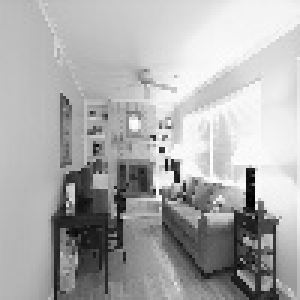
#> input picture haar_cascade/neg/1.jpg, 100 x 100 px, given in place of cut_tiger.avi, which was not available (shown 3 times larger)
$ python stream_segment_track.py   (Python 2 division)
#> lines starting #> are read from the running program, lines starting #| are printed output that depends on the picture; after the words box and inside, x2 and y2 are one past the last pixel; in counts of white or black regions, pixels touching at a corner belong together; pictures that were not available may be replaced by others from this repository, and a replacement may not be noted
import matplotlib.pyplot as plt
from sklearn.cluster import DBSCAN
import cv2
import numpy as np
import time
from skimage import morphology
from skimage.filters import threshold_otsu
import names

DEBUG = False
MIN_MATCH_COUNT = 10
depth_threshold = 255
cap = cv2.VideoCapture('cut_tiger.avi')

def create_mask(gray):
    mask1 = gray_image < threshold_otsu(gray_image)
    mask2 = gray_image > threshold_otsu(gray_image)
    mask = mask1 if np.sum(mask1) < np.sum(mask2) else mask2

    mask = morphology.remove_small_objects(mask * depth_threshold, 50)
    mask = np.asarray(mask)
    # make 3d
    mask = mask.reshape(mask.shape[0],mask.shape[1],1).astype(np.uint8)
    # print mask.dtype
    mask = cv2.cvtColor(mask, cv2.COLOR_GRAY2BGR)
    return mask


# [44 lines left out: functions create_sift, debug_show, not called in this run]

def new_name():
    return str(names.get_full_name())

class Box:
    def __init__(self, x, y, w, h):
        self.x = x
        self.y = y
        self.w = w
        self.h = h
        self.crop = None

    def update(self, frame):
        self.crop = frame[self.x:self.x+self.w, self.y:self.y+self.h]

    # [27 lines left out: function is_match, not called in this run]

coke = cv2.imread("coke.jpg")

font = cv2.FONT_HERSHEY_SIMPLEX
previous_crops = []
current_bounding_boxes = {}
n = 0
while(cap.isOpened()):
    # time.sleep(.3)


    frame_start = time.time()
    ret, frame = cap.read()
#> frame is the input picture: shape (100, 100, 3); min 0, max 255, mean 172.5

    # resize
    # frame = cv2.resize(frame, None, fx=0.25, fy=0.25, interpolation=cv2.INTER_NEAREST)
    cv2.circle(frame,(100,100), 64, (200,0,200), -1)
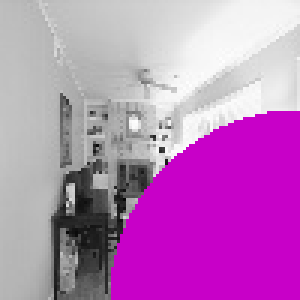
#> frame: shape (100, 100, 3) (shown 3 times larger); mean B, G, R 186.8, 123.8, 186.8
    n+=1
    if n>5 and n<10:
        frame[400:400+coke.shape[0], 50:50+coke.shape[1]] = coke


    gray_image = cv2.cvtColor(frame, cv2.COLOR_BGR2GRAY)
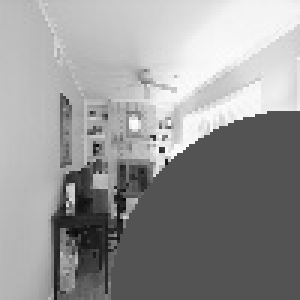
#> gray_image: shape (100, 100) (shown 3 times larger); min 6, max 254, mean 149.9

    mask = create_mask(gray_image)
#> in create_mask, `mask1 = gray_image < threshold_otsu(gray_image)`:
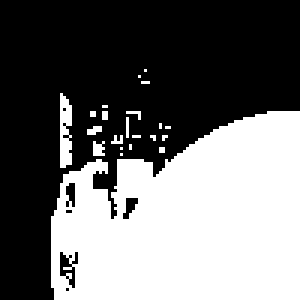
#> mask1: shape (100, 100) bool (shown 3 times larger); 42.8% white; 22 white regions (20 under 20 px), largest, box (x1, y1, x2, y2) and area: (17, 37, 100, 100) 4107, (20, 31, 24, 56) 81
#> in create_mask, `mask2 = gray_image > threshold_otsu(gray_image)`: mask2: shape (100, 100) bool; 57.2% white; 22 black regions (20 under 20 px), largest, box (x1, y1, x2, y2) and area: (17, 37, 100, 100) 4109, (20, 31, 24, 56) 82

    labimg = cv2.cvtColor(mask, cv2.COLOR_BGR2LAB)
#> labimg: shape (100, 100, 3); mean of channels 0, 1, 2 109, 128, 128
    labimg = cv2.resize(mask, None, fx=0.1, fy=0.1, interpolation=cv2.INTER_NEAREST)
    rows, cols, channels = labimg.shape
#> rows = 10; cols = 10; channels = 3

    # create feature_image
    indices = np.dstack(np.indices(labimg.shape[:2]))
    xycolors = np.concatenate((labimg, indices), axis=-1)
    feature_image = np.reshape(xycolors, [-1,5])
#> feature_image = 100 rows, first 6: [0, 0, 0, 0, 0], [0, 0, 0, 0, 1], [0, 0, 0, 0, 2], [0, 0, 0, 0, 3], [0, 0, 0, 0, 4], [0, 0, 0, 0, 5]

    # perform dbscan
    # 17 for 0.5
    # 10 for 0.25
    start =  time.time()
    db = DBSCAN(eps=17, min_samples=50, metric = 'euclidean',algorithm ='auto')
    db.fit(feature_image)
    print time.time() - start

    # reshape using dbscan labels
    labels = db.labels_
    reshaped_img = np.reshape(labels, [rows, cols])

    # gets all points from the cluster
    all_points = {}
    unique, counts = np.unique(labels, return_counts=True)
    for label in unique:
        x, y =  np.where(reshaped_img == label)
        points =  np.column_stack((x, y))
        all_points[label] = points
        # x,y,w,h = cv2.boundingRect(points)
        # cv2.rectangle(labimg,(y,x),(y+h, x+w),100,1)

    # reform the size of the bounding box
    bounding_boxes = {}
    for key, value in all_points.items():
        x,y,w,h = cv2.boundingRect(value)
        x *= 10
        y *= 10
        w *= 10
        h *= 10
        bounding_boxes[key] = Box(x, y, w, h)
        bounding_boxes[key].update(frame)
        cv2.rectangle(frame,(y,x),(y+h, x+w),(255,255,255),1)
#> this loop made 2 passes
#> pass 1, in update, `self.crop = frame[self.x:self.x+self.w, self.y:self.y+self.h]`:
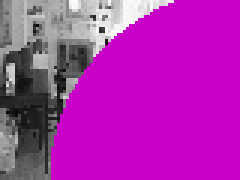
#> self.crop: shape (60, 80, 3) (shown 3 times larger); mean B, G, R 172.3, 43, 172.3
#> after the loop:
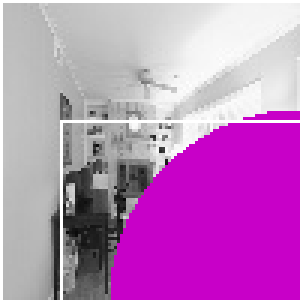
#> frame: shape (100, 100, 3) (shown 3 times larger); 3.38% of pixels changed, all inside (x1, y1, x2, y2) = (0, 0, 100, 100)
#> after the loop, bounding_boxes = 2 items


    # removes the whole frame from the bounding boxes
    try:
        del bounding_boxes[0]
    except:
        pass

    # If the current boxes are empty (first frame has started)
    print "******************* ", current_bounding_boxes
    if not current_bounding_boxes:
        print "inside"
        temp_boxes = bounding_boxes.copy()
#> temp_boxes = 1 item
        for key in temp_boxes.keys():
#> (the run stopped early here; a loop or call above may not have finished)

$ run again, on haar_cascade/neg/10.jpg
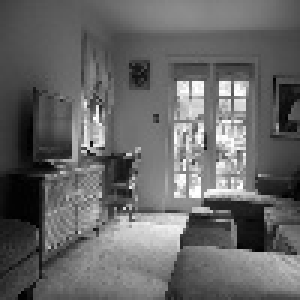
#> input picture haar_cascade/neg/10.jpg, 100 x 100 px, given in place of cut_tiger.avi, which was not available (shown 3 times larger)
#> frame is the input picture: shape (100, 100, 3); min 0, max 255, mean 102.2
#> in create_mask, `mask1 = gray_image < threshold_otsu(gray_image)`:
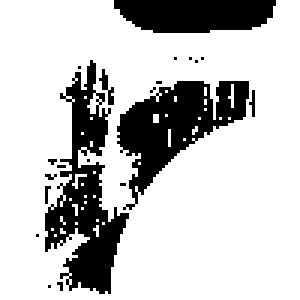
#> mask1: shape (100, 100) bool (shown 3 times larger); 77.1% white; 21 black regions (17 under 20 px), largest, box (x1, y1, x2, y2) and area: (15, 20, 43, 98) 908, (39, 27, 83, 70) 810, (38, 0, 92, 11) 503, (33, 23, 38, 35) 23
#> mask2: shape (100, 100) bool; 22.3% white; 20 white regions (16 under 20 px), largest, box (x1, y1, x2, y2) and area: (15, 20, 43, 98) 886, (39, 27, 71, 70) 656, (38, 0, 92, 11) 494, (72, 27, 83, 43) 129
#> labimg: shape (100, 100, 3); mean of channels 0, 1, 2 56.8, 128, 128
#> feature_image = 100 rows, first 6: [0, 0, 0, 0, 0], [0, 0, 0, 0, 1], [0, 0, 0, 0, 2], [0, 0, 0, 0, 3], [255, 255, 255, 0, 4], [255, 255, 255, 0, 5]
#> after the loop `for key, value in all_points.items():`:
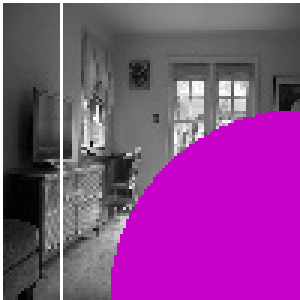
#> frame: shape (100, 100, 3) (shown 3 times larger); mean B, G, R 133.5, 70.5, 133.5
#> after the loop `for key, value in all_points.items():`: bounding_boxes = 2 items
#> temp_boxes = 1 item

$ run again, on haar_cascade/neg/11.jpg
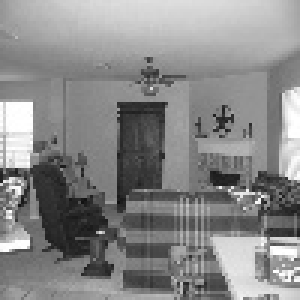
#> input picture haar_cascade/neg/11.jpg, 100 x 100 px, given in place of cut_tiger.avi, which was not available (shown 3 times larger)
#> frame is the input picture: shape (100, 100, 3); min 15, max 255, mean 136.6
#> in create_mask, `mask1 = gray_image < threshold_otsu(gray_image)`:
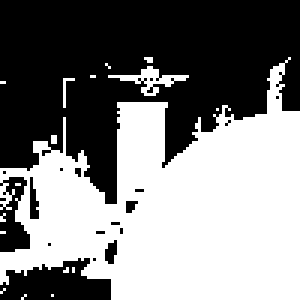
#> mask1: shape (100, 100) bool (shown 3 times larger); 50.1% white; 19 black regions (14 under 20 px), largest, box (x1, y1, x2, y2) and area: (0, 0, 100, 68) 4393, (0, 86, 37, 100) 352, (0, 59, 10, 84) 151, (10, 59, 13, 73) 29, (35, 80, 39, 88) 23
#> mask2: shape (100, 100) bool; 49.5% white; 20 white regions (15 under 20 px), largest, box (x1, y1, x2, y2) and area: (0, 0, 100, 68) 4374, (0, 86, 37, 100) 339, (0, 59, 10, 84) 148, (10, 59, 13, 73) 29, (35, 80, 39, 88) 23
#> labimg: shape (100, 100, 3); mean of channels 0, 1, 2 126.3, 128, 128
#> feature_image = 100 rows, first 6: [255, 255, 255, 0, 0], [255, 255, 255, 0, 1], [255, 255, 255, 0, 2], [255, 255, 255, 0, 3], [255, 255, 255, 0, 4], [255, 255, 255, 0, 5]
#> after the loop `for key, value in all_points.items():`:
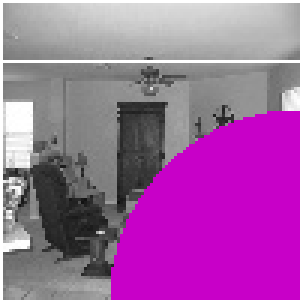
#> frame: shape (100, 100, 3) (shown 3 times larger); mean B, G, R 160.5, 97.5, 160.5
#> after the loop `for key, value in all_points.items():`: bounding_boxes = 2 items
#> temp_boxes = 1 item

$ run again, on haar_cascade/neg/13.jpg
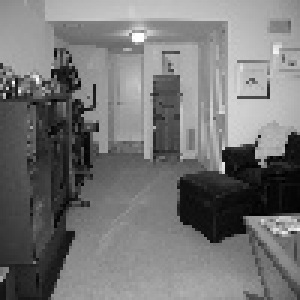
#> input picture haar_cascade/neg/13.jpg, 100 x 100 px, given in place of cut_tiger.avi, which was not available (shown 3 times larger)
#> frame is the input picture: shape (100, 100, 3); min 0, max 255, mean 117.4
#> in create_mask, `mask1 = gray_image < threshold_otsu(gray_image)`:
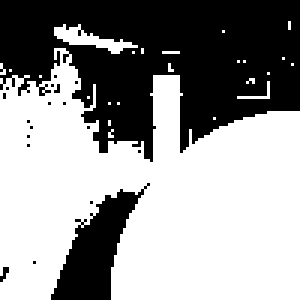
#> mask1: shape (100, 100) bool (shown 3 times larger); 59.2% white; 19 black regions (17 under 20 px), largest, box (x1, y1, x2, y2) and area: (0, 0, 100, 54) 3505, (17, 61, 50, 100) 551
#> mask2: shape (100, 100) bool; 40.6% white; 19 white regions (17 under 20 px), largest, box (x1, y1, x2, y2) and area: (0, 0, 100, 54) 3492, (17, 61, 50, 100) 539
#> labimg: shape (100, 100, 3); mean of channels 0, 1, 2 103.5, 128, 128
#> feature_image = 100 rows, first 6: [255, 255, 255, 0, 0], [255, 255, 255, 0, 1], [255, 255, 255, 0, 2], [255, 255, 255, 0, 3], [255, 255, 255, 0, 4], [255, 255, 255, 0, 5]
#> after the loop `for key, value in all_points.items():`:
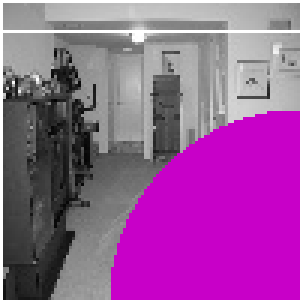
#> frame: shape (100, 100, 3) (shown 3 times larger); mean B, G, R 150.7, 87.8, 150.7
#> after the loop `for key, value in all_points.items():`: bounding_boxes = 2 items
#> temp_boxes = 1 item
